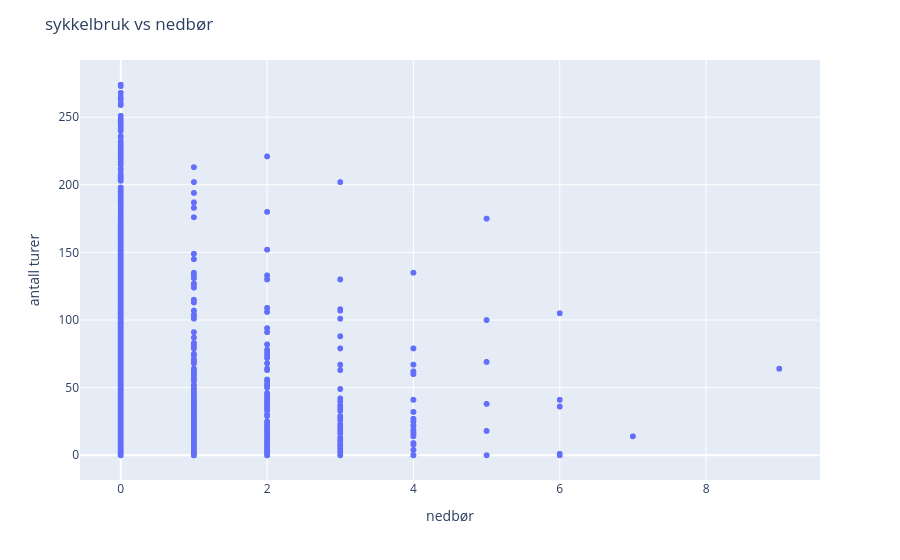

The notebook cell saved with this chart:
### Code cell
# visualiserer sammenheng mellom sykkelbruk og nedbør (når det er målt) via scatter
fig = px.scatter(merged_df, "precipitation", "trips_count")
fig.update_layout(title="sykkelbruk vs nedbør", xaxis_title="nedbør",
                  yaxis_title="antall turer")
fig.show()

### Figure 1 — Plotly figure (JSON) as saved in the notebook; plotly's stock layout.template omitted (floating-point values rounded to 4 significant figures; data arrays with more than 128 entries replaced by an {"elided": "..."} marker saying what was removed)
{"data": [{"hovertemplate": "precipitation=%{x}<br>trips_count=%{y}<extra></extra>", "legendgroup": "", "marker": {"color": "#636efa", "symbol": "circle"}, "mode": "markers", "name": "", "showlegend": false, "type": "scattergl", "x": {"elided": "40029 int values"}, "xaxis": "x", "y": {"elided": "40029 int values"}, "yaxis": "y"}], "layout": {"legend": {"tracegroupgap": 0}, "margin": {"t": 60}, "title": {"text": "sykkelbruk vs nedbør"}, "xaxis": {"anchor": "y", "domain": [0, 1], "title": {"text": "nedbør"}}, "yaxis": {"anchor": "x", "domain": [0, 1], "title": {"text": "antall turer"}}}}
